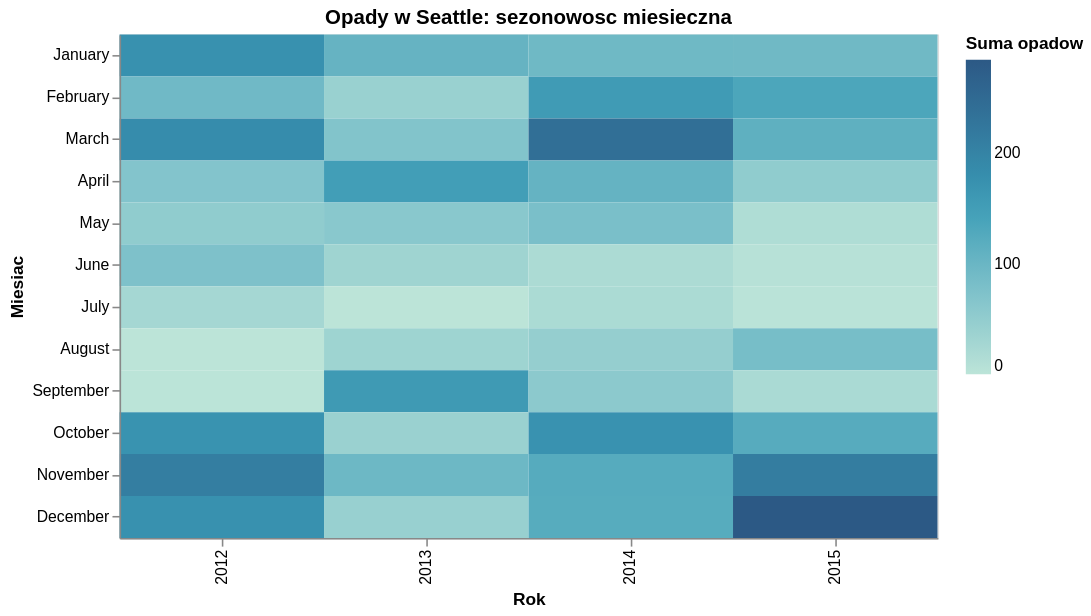

Source (notebook cell):
### Markdown cell above
### 3.5 Wizualizacja 2: opady wedlug miesiaca i roku

Heatmapa dobrze pokazuje sezonowosc. Kolor koduje laczna sume opadow w danym miesiacu.

### Code cell
month_order = [
    "January", "February", "March", "April", "May", "June",
    "July", "August", "September", "October", "November", "December",
]

precip_heatmap = (
    alt.Chart(monthly)
    .mark_rect()
    .encode(
        x=alt.X("year:O", title="Rok"),
        y=alt.Y("month_name:N", title="Miesiac", sort=month_order),
        color=alt.Color(
            "total_precipitation:Q",
            title="Suma opadow",
            scale=alt.Scale(scheme="tealblues"),
        ),
        tooltip=[
            alt.Tooltip("year:O", title="Rok"),
            alt.Tooltip("month_name:N", title="Miesiac"),
            alt.Tooltip("total_precipitation:Q", title="Suma opadow", format=".1f"),
            alt.Tooltip("rainy_days:Q", title="Dni z opadem"),
        ],
    )
    .properties(width=520, height=320, title="Opady w Seattle: sezonowosc miesieczna")
)

precip_heatmap

### Figure 1 — Vega-Lite specification as saved in the notebook (floating-point values rounded to 4 significant figures)
{"config": {"view": {"continuousWidth": 300, "continuousHeight": 300}}, "data": {"name": "data-a4cf137e034aeffd90db39f0ac1dbf61"}, "mark": {"type": "rect"}, "encoding": {"color": {"field": "total_precipitation", "scale": {"scheme": "tealblues"}, "title": "Suma opadow", "type": "quantitative"}, "tooltip": [{"field": "year", "title": "Rok", "type": "ordinal"}, {"field": "month_name", "title": "Miesiac", "type": "nominal"}, {"field": "total_precipitation", "format": ".1f", "title": "Suma opadow", "type": "quantitative"}, {"field": "rainy_days", "title": "Dni z opadem", "type": "quantitative"}], "x": {"field": "year", "title": "Rok", "type": "ordinal"}, "y": {"field": "month_name", "sort": ["January", "February", "March", "April", "May", "June", "July", "August", "September", "October", "November", "December"], "title": "Miesiac", "type": "nominal"}}, "height": 320, "title": "Opady w Seattle: sezonowosc miesieczna", "width": 520, "$schema": "https://vega.github.io/schema/vega-lite/v6.4.1.json", "datasets": {"data-a4cf137e034aeffd90db39f0ac1dbf61": [{"year": 2012, "month": 1, "month_name": "January", "avg_temp": 4.298, "total_precipitation": 173.3, "rainy_days": 22, "avg_wind": 3.9}, {"year": 2012, "month": 2, "month_name": "February", "avg_temp": 6.24, "total_precipitation": 92.3, "rainy_days": 19, "avg_wind": 3.903}, {"year": 2012, "month": 3, "month_name": "March", "avg_temp": 6.197, "total_precipitation": 183.0, "rainy_days": 22, "avg_wind": 4.248}, {"year": 2012, "month": 4, "month_name": "April", "avg_temp": 10.43, "total_precipitation": 68.1, "rainy_days": 17, "avg_wind": 3.373}, {"year": 2012, "month": 5, "month_name": "May", "avg_temp": 12.93, "total_precipitation": 52.2, "rainy_days": 10, "avg_wind": 3.355}, {"year": 2012, "month": 6, "month_name": "June", "avg_temp": 14.59, "total_precipitation": 75.1, "rainy_days": 14, "avg_wind": 3.083}, {"year": 2012, "month": 7, "month_name": "July", "avg_temp": 17.92, "total_precipitation": 26.3, "rainy_days": 7, "avg_wind": 2.877}, {"year": 2012, "month": 8, "month_name": "August", "avg_temp": 19.93, "total_precipitation": 0.0, "rainy_days": 0, "avg_wind": 2.829}, {"year": 2012, "month": 9, "month_name": "September", "avg_temp": 17.06, "total_precipitation": 0.9, "rainy_days": 3, "avg_wind": 2.647}, {"year": 2012, "month": 10, "month_name": "October", "avg_temp": 12.1, "total_precipitation": 170.3, "rainy_days": 16, "avg_wind": 3.532}, {"year": 2012, "month": 11, "month_name": "November", "avg_temp": 8.277, "total_precipitation": 210.5, "rainy_days": 20, "avg_wind": 3.22}, {"year": 2012, "month": 12, "month_name": "December", "avg_temp": 5.265, "total_precipitation": 174.0, "rainy_days": 27, "avg_wind": 3.832}, {"year": 2013, "month": 1, "month_name": "January", "avg_temp": 3.452, "total_precipitation": 105.7, "rainy_days": 17, "avg_wind": 2.877}, {"year": 2013, "month": 2, "month_name": "February", "avg_temp": 6.896, "total_precipitation": 40.3, "rainy_days": 18, "avg_wind": 3.632}, {"year": 2013, "month": 3, "month_name": "March", "avg_temp": 8.844, "total_precipitation": 69.7, "rainy_days": 15, "avg_wind": 3.461}, {"year": 2013, "month": 4, "month_name": "April", "avg_temp": 10.47, "total_precipitation": 149.6, "rainy_days": 16, "avg_wind": 3.713}, {"year": 2013, "month": 5, "month_name": "May", "avg_temp": 14.77, "total_precipitation": 60.5, "rainy_days": 12, "avg_wind": 3.158}, {"year": 2013, "month": 6, "month_name": "June", "avg_temp": 18.21, "total_precipitation": 33.1, "rainy_days": 10, "avg_wind": 3.003}, {"year": 2013, "month": 7, "month_name": "July", "avg_temp": 20.01, "total_precipitation": 0.0, "rainy_days": 0, "avg_wind": 2.687}, {"year": 2013, "month": 8, "month_name": "August", "avg_temp": 20.8, "total_precipitation": 34.4, "rainy_days": 9, "avg_wind": 2.542}, {"year": 2013, "month": 9, "month_name": "September", "avg_temp": 17.48, "total_precipitation": 156.8, "rainy_days": 14, "avg_wind": 3.013}, {"year": 2013, "month": 10, "month_name": "October", "avg_temp": 10.93, "total_precipitation": 39.2, "rainy_days": 12, "avg_wind": 2.274}, {"year": 2013, "month": 11, "month_name": "November", "avg_temp": 8.822, "total_precipitation": 96.3, "rainy_days": 15, "avg_wind": 3.18}, {"year": 2013, "month": 12, "month_name": "December", "avg_temp": 4.297, "total_precipitation": 42.4, "rainy_days": 14, "avg_wind": 2.735}, {"year": 2014, "month": 1, "month_name": "January", "avg_temp": 6.848, "total_precipitation": 94.0, "rainy_days": 13, "avg_wind": 3.348}, {"year": 2014, "month": 2, "month_name": "February", "avg_temp": 5.418, "total_precipitation": 155.2, "rainy_days": 19, "avg_wind": 4.529}, {"year": 2014, "month": 3, "month_name": "March", "avg_temp": 9.166, "total_precipitation": 240.0, "rainy_days": 20, "avg_wind": 3.677}, {"year": 2014, "month": 4, "month_name": "April", "avg_temp": 11.1, "total_precipitation": 106.1, "rainy_days": 13, "avg_wind": 3.697}, {"year": 2014, "month": 5, "month_name": "May", "avg_temp": 15.04, "total_precipitation": 80.0, "rainy_days": 8, "avg_wind": 3.155}, {"year": 2014, "month": 6, "month_name": "June", "avg_temp": 16.67, "total_precipitation": 18.8, "rainy_days": 9, "avg_wind": 3.19}, {"year": 2014, "month": 7, "month_name": "July", "avg_temp": 20.66, "total_precipitation": 19.6, "rainy_days": 2, "avg_wind": 3.097}, {"year": 2014, "month": 8, "month_name": "August", "avg_temp": 20.64, "total_precipitation": 46.0, "rainy_days": 7, "avg_wind": 2.477}, {"year": 2014, "month": 9, "month_name": "September", "avg_temp": 18.2, "total_precipitation": 56.7, "rainy_days": 9, "avg_wind": 3.143}, {"year": 2014, "month": 10, "month_name": "October", "avg_temp": 14.42, "total_precipitation": 171.5, "rainy_days": 19, "avg_wind": 2.916}, {"year": 2014, "month": 11, "month_name": "November", "avg_temp": 7.77, "total_precipitation": 123.1, "rainy_days": 16, "avg_wind": 3.983}, {"year": 2014, "month": 12, "month_name": "December", "avg_temp": 7.374, "total_precipitation": 121.8, "rainy_days": 15, "avg_wind": 3.565}, {"year": 2015, "month": 1, "month_name": "January", "avg_temp": 7.253, "total_precipitation": 93.0, "rainy_days": 14, "avg_wind": 2.429}, {"year": 2015, "month": 2, "month_name": "February", "avg_temp": 9.302, "total_precipitation": 134.2, "rainy_days": 17, "avg_wind": 3.079}, {"year": 2015, "month": 3, "month_name": "March", "avg_temp": 10.29, "total_precipitation": 113.5, "rainy_days": 16, "avg_wind": 2.932}, {"year": 2015, "month": 4, "month_name": "April", "avg_temp": 10.77, "total_precipitation": 51.6, "rainy_days": 13, "avg_wind": 3.313}, {"year": 2015, "month": 5, "month_name": "May", "avg_temp": 15.08, "total_precipitation": 14.8, "rainy_days": 4, "avg_wind": 2.813}, {"year": 2015, "month": 6, "month_name": "June", "avg_temp": 19.82, "total_precipitation": 5.9, "rainy_days": 4, "avg_wind": 3.247}, {"year": 2015, "month": 7, "month_name": "July", "avg_temp": 21.8, "total_precipitation": 2.3, "rainy_days": 2, "avg_wind": 2.984}, {"year": 2015, "month": 8, "month_name": "August", "avg_temp": 20.39, "total_precipitation": 83.3, "rainy_days": 6, "avg_wind": 3.155}, {"year": 2015, "month": 9, "month_name": "September", "avg_temp": 15.83, "total_precipitation": 21.1, "rainy_days": 9, "avg_wind": 3.05}, {"year": 2015, "month": 10, "month_name": "October", "avg_temp": 14.02, "total_precipitation": 122.4, "rainy_days": 14, "avg_wind": 3.035}, {"year": 2015, "month": 11, "month_name": "November", "avg_temp": 6.582, "total_precipitation": 212.6, "rainy_days": 20, "avg_wind": 3.547}, {"year": 2015, "month": 12, "month_name": "December", "avg_temp": 6.103, "total_precipitation": 284.5, "rainy_days": 25, "avg_wind": 4.342}]}}
